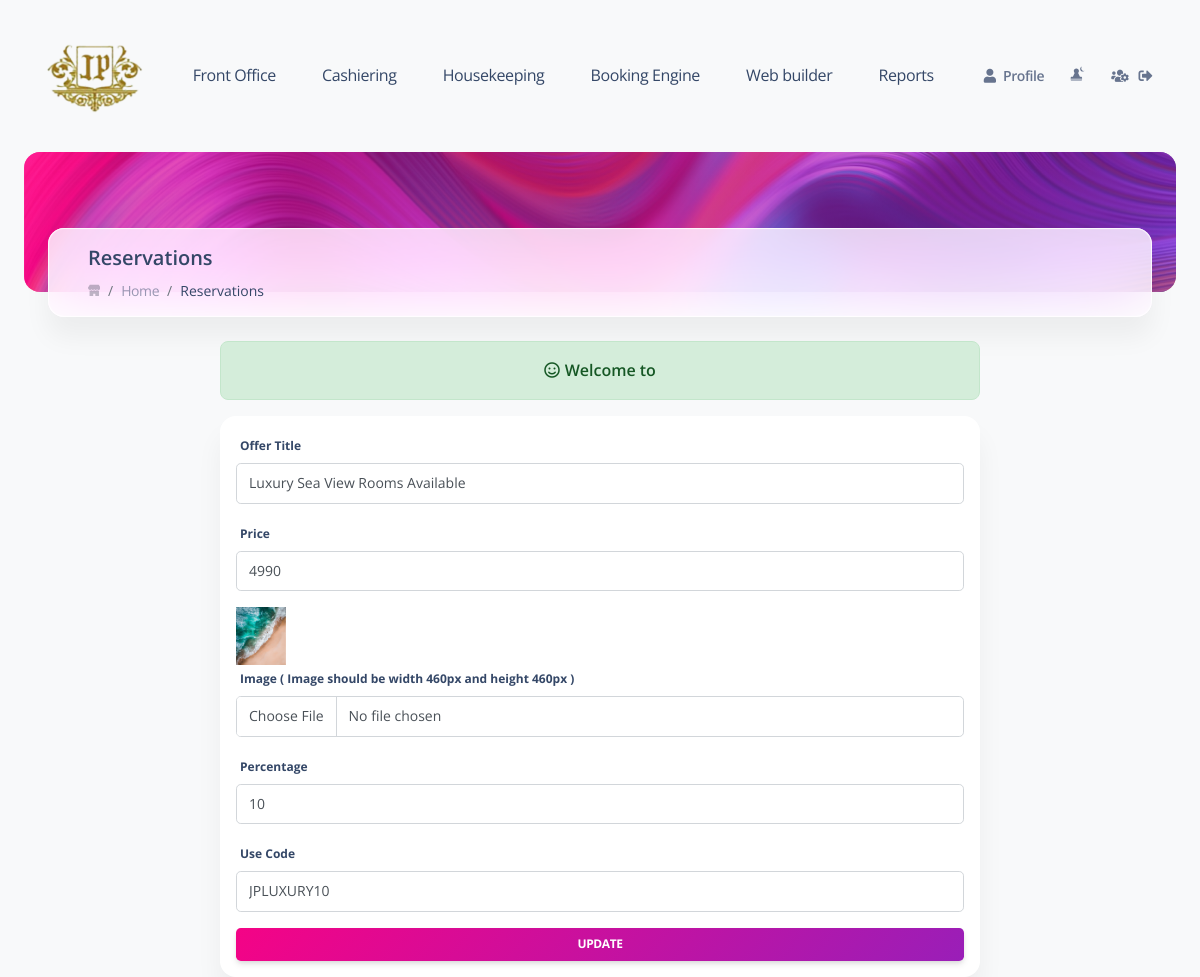
Page /web-builder/offer.php (signed in) on the committed database.
### tables this page shows
CREATE TABLE `offersection` (
  `id` int(11) NOT NULL,
  `hotelId` varchar(11) NOT NULL,
  `title` varchar(250) NOT NULL,
  `price` float NOT NULL,
  `img` varchar(250) NOT NULL,
  `percentage` float NOT NULL,
  `addBy` text NOT NULL,
  `code` varchar(250) NOT NULL
);

### web-builder/offer.php (the view, shortened to what this page needs)
<?php
include (SERVER_INCLUDE_PATH.'db.php');
include (SERVER_INCLUDE_PATH.'function.php');
$hotelId = $_SESSION['HOTEL_ID'];
$sql = mysqli_query($conDB, "select * from offersection where hotelId ='$hotelId'");
while($row = mysqli_fetch_assoc($sql)){
    $otitle = $row['title'];
    $price = $row['price'];
    $image = $row['img'];
    $percentage = $row['percentage'];
    $code = $row['code'];
}
?>
<!DOCTYPE html>
<html lang="en">
<head>
    <?php include(FO_SERVER_SCREEN_PATH.'link.php') ?>
</head>
<body class="g-sidenav-show  bg-gray-100">
    <main class="main-content position-relative max-height-vh-100 h-100 border-radius-lg ">
        <?php include(FO_SERVER_SCREEN_PATH.'navbar.php') ?>
        <div class="container-fluid">
            <div class="page-header min-height-140 border-radius-xl mt-4"
                style="background-image: url('<?php echo FRONT_SITE_IMG.'headerBg.webp' ?>'); background-position-y: 50%;">
                <span class="mask bg-gradient-primary opacity-6"></span>
            </div>
            <div class="card card-body blur shadow-blur mx-4 mt-n6 overflow-hidden">
                <div class="row gx-4">
                    <div class="col-auto">
                    </div>
                    <div class="col-auto my-auto">
                        <div class="h-100">
                            <h5 class="mb-1">
                                Reservations
                            </h5>
                            <ol class="breadcrumb bg-transparent mb-0 pb-0 pt-1 px-0 me-sm-6 me-5">
                                <li class="breadcrumb-item text-sm">
                                    <a class="opacity-3 text-dark" href="javascript:;.html">
                                    </a>
                                </li>
                                <li class="breadcrumb-item text-sm"><a class="opacity-5 text-dark"
                                        href="<?php echo FRONT_BOOKING_SITE ?>">Home</a></li>
                                <li class="breadcrumb-item text-sm text-dark active" aria-current="page">Reservations
                                </li>
                            </ol>
                        </div>
                    </div>
                </div>
            </div>
            <div class="row mt-4">
            <div class="col-12">
                    <div class="multisteps-form">
                        <div class="row">
                            <div class="col-12 col-lg-8 m-auto">
                            <?php echo SuccessMsg(); echo ErrorMsg() ?>
                            <div class="card p-3">
                                <form method="POST" id="profileForm" enctype="multipart/form-data">
                                    <div class="form_group mb-3">
                                        <label for="otitle">Offer Title</label>
                                        <input class="form-control" type="text" name="otitle" id="otitle" value="<?php echo $otitle ?>">
                                    </div>
                                    <div class="form_group mb-3">
                                        <label for="price">Price</label>
                                        <input class="form-control" type="number" name="price" id="price" value="<?php echo $price ?>">
                                    </div>
                                    <div class="form_group mb-3">
                                        <?php
                                            if($image == ''){
                                                echo '';
                                            }else{
                                                $logo_path = FRONT_SITE_IMG.$image;
                                                echo "
                                                    <img src='$logo_path' style='width:50px'>
                                                    <br/>
                                                ";
                                            }
                                        ?>
                                        <label for="image">Image ( Image should be width 460px and height 460px )</label>
                                        <input class="form-control mb-3" type="file" name="image" id="image">
                                    </div>
                                    <div class="form_group mb-3">
                                        <label for="percentage">Percentage</label>
                                        <input class="form-control" type="number" name="percentage" id="percentage" value="<?php echo $percentage ?>">
                                    </div>
                                    <div class="form_group mb-3">
                                        <label for="code">Use Code</label>
                                        <input class="form-control" type="text" name="code" id="code" value="<?php echo $code ?>">
                                    </div>
                                    <input class="form-control btn bg-gradient-primary btn-sm mb-0" type="submit" name="submit" value="Update">
                                </form>
                            </div>
                            </div>
                        </div>
                    </div>
                </div>
        </div>
    </main>
</body>
</html>

### screen/link.php (shortened to what this page needs)
<link href="<?php echo FRONT_SITE ?>/css/icons.css" rel="stylesheet">
<link href="<?php echo FRONT_SITE ?>/css/svg.css" rel="stylesheet">
<link id="pagestyle" href="<?php echo FRONT_SITE ?>/css/getbootstrap.css" rel="stylesheet">
<link id="pagestyle" href="<?php echo FRONT_SITE ?>/css/style.css" rel="stylesheet">
<link rel="stylesheet" href="https://cdnjs.cloudflare.com/ajax/libs/font-awesome/5.15.0/css/all.min.css">
<link href="https://cdnjs.cloudflare.com/ajax/libs/jqueryui/1.12.1/themes/base/jquery-ui.min.css" rel="stylesheet">
<link rel="stylesheet" href="https://cdnjs.cloudflare.com/ajax/libs/limonte-sweetalert2/6.6.8/sweetalert2.css">

### screen/navbar.php (shortened to what this page needs)
<nav id="topNavBar"
    class="navbar navbar-main navbar-expand-lg position-sticky mt-4 top-1 px-0 mx-4 shadow-none border-radius-xl z-index-sticky"
    id="navbarBlur" data-scroll="true">
    <div class="container-fluid py-1 px-3">
        <div aria-label="breadcrumb" class="navFlex">
            <div class="logo"><img src="<?php echo FRONT_SITE_IMG." logo/Jamindars_palace_663.png" ?>" alt=""></div>
            <ul class="mainNav">
                <li>
                    <a href="<?php echo FO_FRONT_SITE ?>">Front Office</a>
                </li>
                <li>
                    <a href="">Cashiering</a>
                </li>
                <li>
                    <a href="">Housekeeping</a>
                </li>
                <li>
                    <a href="">Booking Engine</a>
                </li>
                <li>
                    <a href="">Web builder</a>
                </li>
                <li>
                    <a href="">Reports</a>
                </li>
            </ul>
            <ul class="navbar-nav  justify-content-end">
                <li class="nav-item d-flex align-items-center mr-2" data-bs-toggle="tooltip" data-bs-placement="left"
                    title="Profile">
                    <a href="profile.php" class="nav-link text-body font-weight-bold px-0">
                        <i class="fa fa-user me-sm-1"></i>
                        <span class="d-sm-inline d-none">Profile</span>
                    </a>
                </li>
                <li>
                    <a href="<?= FO_FRONT_SITE ?>/night-audit.php">
                    </a>
                </li>
                <li class="nav-item d-flex align-items-center mr-2" id="configBtn" data-bs-toggle="tooltip" data-bs-placement="left"
                    title="Configuration" style="position:relative">
                    <a href="javascript:void(0)" class="nav-link text-body font-weight-bold px-0">
                        <i class="fas fa-users-cog"></i>
                    </a>
                </li>
                <li class="nav-item  pe-2 d-flex align-items-center" data-bs-toggle="tooltip" data-bs-placement="left"
                    title="Logout">
                    <a href="logout.php" class="nav-link text-body p-0" id="dropdownMenuButton">
                        <i class="fas fa-sign-out-alt"></i>
                    </a>
                </li>
            </ul>
        </div>
    </div>
</nav>

### include/function.php (shortened to what this page needs)
<?php
function SuccessMsg(){
    if(isset($_SESSION['SuccessMsg'])){
        $output = "<div class='alert success_box'><i class='far fa-smile mr-4'></i>";
        $output .= $_SESSION['SuccessMsg'];
        $output .= "</div>";
        return $output;
    }
}
?>

### css/style.css (style rules this page uses)
body { height: 100vh; }
* { caret-color: rgba(0, 0, 0, 0); }
label { -webkit-user-select: none; -moz-user-select: none; -ms-user-select: none; user-select: none; }
input { caret-color: #1a1a1a; }
body { overflow-x: hidden; }
.alert { position: relative; text-align: center; font-weight: 600; }
.alert.success_box { color: #155724; background-color: #d4edda; border-color: #c3e6cb; }
.mr-4 { margin-right: 5px; }
ul { margin: 0; padding: 0; }
.navFlex { display: flex; justify-content: space-between; align-items: center; flex-wrap: wrap; width: 100%; }
.navFlex .logo img { max-height: 80px; width: auto; }
.navFlex .mainNav li { display: inline-block; position: relative; }
#topNavBar li:not(.toggleNav) { padding: 5px 5px; border-radius: 50px; transition: 0.3s ease-in-out; }
#topNavBar li:not(.toggleNav) a { padding: 0.3rem 1rem; }
.col-12 { position: relative; }

### rows in the picture
offersection: otitle "Luxury Sea View Rooms Available", price "4990", img (picture), percentage "10", code "JPLUXURY10"

### other values in the picture
SuccessMsg() "Welcome to"
